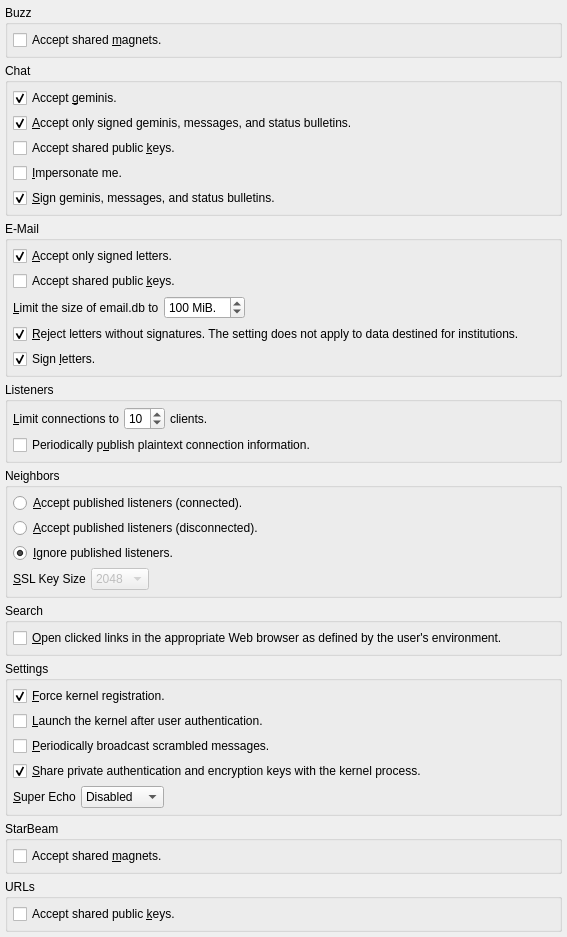
          <widget class="QWidget" name="scrollAreaWidgetContents_3">
           <property name="geometry">
            <rect>
             <x>0</x>
             <y>0</y>
             <width>567</width>
             <height>936</height>
            </rect>
           </property>
           <layout class="QVBoxLayout" name="verticalLayout_11">
            <property name="spacing">
             <number>5</number>
            </property>
            <property name="margin">
             <number>5</number>
            </property>
            <item>
             <widget class="QGroupBox" name="groupBox_4">
              <property name="title">
               <string>Buzz</string>
              </property>
              <layout class="QVBoxLayout" name="verticalLayout_5">
               <property name="spacing">
                <number>5</number>
               </property>
               <property name="margin">
                <number>5</number>
               </property>
               <item>
                <widget class="QCheckBox" name="acceptBuzzMagnets">
                 <property name="text">
                  <string>Accept shared &amp;magnets.</string>
                 </property>
                </widget>
               </item>
              </layout>
             </widget>
            </item>
            <item>
             <widget class="QGroupBox" name="groupBox_3">
              <property name="title">
               <string>Chat</string>
              </property>
              <layout class="QVBoxLayout" name="verticalLayout_6">
               <property name="spacing">
                <number>5</number>
               </property>
               <property name="margin">
                <number>5</number>
               </property>
               <item>
                <widget class="QCheckBox" name="acceptGeminis">
                 <property name="text">
                  <string>Accept &amp;geminis.</string>
                 </property>
                 <property name="checked">
                  <bool>true</bool>
                 </property>
                </widget>
               </item>
               <item>
                <widget class="QCheckBox" name="chatAcceptSigned">
                 <property name="text">
                  <string>&amp;Accept only signed geminis, messages, and status bulletins.</string>
                 </property>
                 <property name="checked">
                  <bool>true</bool>
                 </property>
                </widget>
               </item>
               <item>
                <widget class="QCheckBox" name="acceptChatKeys">
                 <property name="text">
                  <string>Accept shared public &amp;keys.</string>
                 </property>
                </widget>
               </item>
               <item>
                <widget class="QCheckBox" name="impersonate">
                 <property name="toolTip">
                  <string>Broadcast odd messages at odd times. Please note that this option will advertise your presence.</string>
                 </property>
                 <property name="text">
                  <string>&amp;Impersonate me.</string>
                 </property>
                </widget>
               </item>
               <item>
                <widget class="QCheckBox" name="chatSignMessages">
                 <property name="text">
                  <string>&amp;Sign geminis, messages, and status bulletins.</string>
                 </property>
                 <property name="checked">
                  <bool>true</bool>
                 </property>
                </widget>
               </item>
              </layout>
             </widget>
            </item>
            <item>
             <widget class="QGroupBox" name="groupBox_5">
              <property name="title">
               <string>E-Mail</string>
              </property>
              <layout class="QVBoxLayout" name="verticalLayout_8">
               <property name="spacing">
                <number>5</number>
               </property>
               <property name="margin">
                <number>5</number>
               </property>
               <item>
                <widget class="QCheckBox" name="emailAcceptSigned">
                 <property name="sizePolicy">
                  <sizepolicy hsizetype="Minimum" vsizetype="Preferred">
                   <horstretch>0</horstretch>
                   <verstretch>0</verstretch>
                  </sizepolicy>
                 </property>
                 <property name="text">
                  <string>&amp;Accept only signed letters.</string>
                 </property>
                 <property name="checked">
                  <bool>true</bool>
                 </property>
                </widget>
               </item>
               <item>
                <widget class="QCheckBox" name="acceptEmailKeys">
                 <property name="sizePolicy">
                  <sizepolicy hsizetype="Minimum" vsizetype="Preferred">
                   <horstretch>0</horstretch>
                   <verstretch>0</verstretch>
                  </sizepolicy>
                 </property>
                 <property name="text">
                  <string>Accept shared public &amp;keys.</string>
                 </property>
                </widget>
               </item>
               <item>
                <layout class="QHBoxLayout" name="horizontalLayout_63">
                 <property name="spacing">
                  <number>5</number>
                 </property>
                 <item>
                  <widget class="QLabel" name="label_76">
                   <property name="text">
                    <string>&amp;Limit the size of email.db to</string>
                   </property>
                   <property name="buddy">
                    <cstring>maximumEmailFileSize</cstring>
                   </property>
                  </widget>
                 </item>
                 <item>
                  <widget class="QSpinBox" name="maximumEmailFileSize">
                   <property name="suffix">
                    <string> MiB.</string>
                   </property>
                   <property name="minimum">
                    <number>1</number>
                   </property>
                   <property name="maximum">
                    <number>5000</number>
                   </property>
                   <property name="value">
                    <number>100</number>
                   </property>
                  </widget>
                 </item>
                 <item>
                  <spacer name="horizontalSpacer_47">
                   <property name="orientation">
                    <enum>Qt::Horizontal</enum>
                   </property>
                   <property name="sizeHint" stdset="0">
                    <size>
                     <width>40</width>
                     <height>20</height>
                    </size>
                   </property>
                  </spacer>
                 </item>
                </layout>
               </item>
               <item>
                <widget class="QCheckBox" name="coAcceptSigned">
                 <property name="text">
                  <string>&amp;Reject letters without signatures. The setting does not apply to data destined for institutions.</string>
                 </property>
                 <property name="checked">
                  <bool>true</bool>
                 </property>
                </widget>
               </item>
               <item>
                <widget class="QCheckBox" name="emailSignMessages">
                 <property name="sizePolicy">
                  <sizepolicy hsizetype="Minimum" vsizetype="Preferred">
                   <horstretch>0</horstretch>
                   <verstretch>0</verstretch>
                  </sizepolicy>
                 </property>
                 <property name="toolTip">
                  <string>&lt;html&gt;&lt;head/&gt;&lt;body&gt;&lt;p&gt;The kernel is responsible for signing messages. Because messages are queued, please avoid toggling this checkbox until queued messages have been processed by the kernel.&lt;/p&gt;&lt;/body&gt;&lt;/html&gt;</string>
                 </property>
                 <property name="text">
                  <string>Sign &amp;letters.</string>
                 </property>
                 <property name="checked">
                  <bool>true</bool>
                 </property>
                </widget>
               </item>
              </layout>
             </widget>
            </item>
            <item>
             <widget class="QGroupBox" name="groupBox_8">
              <property name="title">
               <string>Listeners</string>
              </property>
              <layout class="QVBoxLayout" name="verticalLayout_13">
               <property name="spacing">
                <number>5</number>
               </property>
               <property name="margin">
                <number>5</number>
               </property>
               <item>
                <layout class="QHBoxLayout" name="horizontalLayout_10">
                 <property name="spacing">
                  <number>5</number>
                 </property>
                 <item>
                  <widget class="QLabel" name="label_86">
                   <property name="text">
                    <string>&amp;Limit connections to</string>
                   </property>
                   <property name="buddy">
                    <cstring>limitConnections</cstring>
                   </property>
                  </widget>
                 </item>
                 <item>
                  <widget class="QSpinBox" name="limitConnections">
                   <property name="toolTip">
                    <string>Limit the number of connections per client IP address.</string>
                   </property>
                   <property name="minimum">
                    <number>1</number>
                   </property>
                   <property name="maximum">
                    <number>50</number>
                   </property>
                   <property name="value">
                    <number>10</number>
                   </property>
                  </widget>
                 </item>
                 <item>
                  <widget class="QLabel" name="label_96">
                   <property name="text">
                    <string>clients.</string>
                   </property>
                  </widget>
                 </item>
                 <item>
                  <spacer name="horizontalSpacer_20">
                   <property name="orientation">
                    <enum>Qt::Horizontal</enum>
                   </property>
                   <property name="sizeHint" stdset="0">
                    <size>
                     <width>40</width>
                     <height>20</height>
                    </size>
                   </property>
                  </spacer>
                 </item>
                </layout>
               </item>
               <item>
                <widget class="QCheckBox" name="publishPeriodically">
                 <property name="sizePolicy">
                  <sizepolicy hsizetype="Minimum" vsizetype="Preferred">
                   <horstretch>0</horstretch>
                   <verstretch>0</verstretch>
                  </sizepolicy>
                 </property>
                 <property name="toolTip">
                  <string>External IP information is required.</string>
                 </property>
                 <property name="text">
                  <string>Periodically p&amp;ublish plaintext connection information.</string>
                 </property>
                </widget>
               </item>
              </layout>
             </widget>
            </item>
            <item>
             <widget class="QGroupBox" name="groupBox_10">
              <property name="title">
               <string>Neighbors</string>
              </property>
              <layout class="QVBoxLayout" name="verticalLayout_15">
               <property name="spacing">
                <number>5</number>
               </property>
               <property name="margin">
                <number>5</number>
               </property>
               <item>
                <widget class="QRadioButton" name="acceptPublishedConnected">
                 <property name="sizePolicy">
                  <sizepolicy hsizetype="Minimum" vsizetype="Preferred">
                   <horstretch>0</horstretch>
                   <verstretch>0</verstretch>
                  </sizepolicy>
                 </property>
                 <property name="toolTip">
                  <string>Select this option if you would like to accept and connect to published listeners.</string>
                 </property>
                 <property name="text">
                  <string>&amp;Accept published listeners (connected).</string>
                 </property>
                </widget>
               </item>
               <item>
                <widget class="QRadioButton" name="acceptPublishedDisconnected">
                 <property name="sizePolicy">
                  <sizepolicy hsizetype="Minimum" vsizetype="Preferred">
                   <horstretch>0</horstretch>
                   <verstretch>0</verstretch>
                  </sizepolicy>
                 </property>
                 <property name="toolTip">
                  <string>Select this option if you would like to accept published listeners.</string>
                 </property>
                 <property name="text">
                  <string>&amp;Accept published listeners (disconnected).</string>
                 </property>
                 <property name="checked">
                  <bool>false</bool>
                 </property>
                </widget>
               </item>
               <item>
                <widget class="QRadioButton" name="ignorePublished">
                 <property name="sizePolicy">
                  <sizepolicy hsizetype="Minimum" vsizetype="Preferred">
                   <horstretch>0</horstretch>
                   <verstretch>0</verstretch>
                  </sizepolicy>
                 </property>
                 <property name="text">
                  <string>&amp;Ignore published listeners.</string>
                 </property>
                 <property name="checked">
                  <bool>true</bool>
                 </property>
                </widget>
               </item>
               <item>
                <layout class="QHBoxLayout" name="horizontalLayout">
                 <property name="spacing">
                  <number>5</number>
                 </property>
                 <item>
                  <widget class="QLabel" name="label_32">
                   <property name="text">
                    <string>&amp;SSL Key Size</string>
                   </property>
                   <property name="buddy">
                    <cstring>publishedKeySize</cstring>
                   </property>
                  </widget>
                 </item>
                 <item>
                  <widget class="QComboBox" name="publishedKeySize">
                   <property name="enabled">
                    <bool>false</bool>
                   </property>
                   <property name="sizeAdjustPolicy">
                    <enum>QComboBox::AdjustToContents</enum>
                   </property>
                   <item>
                    <property name="text">
                     <string>2048</string>
                    </property>
                   </item>
                   <item>
                    <property name="text">
                     <string>3072</string>
                    </property>
                   </item>
                   <item>
                    <property name="text">
                     <string>4096</string>
                    </property>
                   </item>
                   <item>
                    <property name="text">
                     <string>8192</string>
                    </property>
                   </item>
                  </widget>
                 </item>
                 <item>
                  <spacer name="horizontalSpacer">
                   <property name="orientation">
                    <enum>Qt::Horizontal</enum>
                   </property>
                   <property name="sizeHint" stdset="0">
                    <size>
                     <width>40</width>
                     <height>20</height>
                    </size>
                   </property>
                  </spacer>
                 </item>
                </layout>
               </item>
              </layout>
             </widget>
            </item>
            <item>
             <widget class="QGroupBox" name="groupBox_16">
              <property name="title">
               <string>Search</string>
              </property>
              <layout class="QVBoxLayout" name="verticalLayout_18">
               <property name="spacing">
                <number>5</number>
               </property>
               <property name="margin">
                <number>5</number>
               </property>
               <item>
                <widget class="QCheckBox" name="openlinks">
                 <property name="text">
                  <string>&amp;Open clicked links in the appropriate Web browser as defined by the user's environment.</string>
                 </property>
                </widget>
               </item>
              </layout>
             </widget>
            </item>
            <item>
             <widget class="QGroupBox" name="groupBox_11">
              <property name="title">
               <string>Settings</string>
              </property>
              <layout class="QVBoxLayout" name="verticalLayout_16">
               <property name="spacing">
                <number>5</number>
               </property>
               <property name="margin">
                <number>5</number>
               </property>
               <item>
                <widget class="QCheckBox" name="forceRegistration">
                 <property name="sizePolicy">
                  <sizepolicy hsizetype="Minimum" vsizetype="Preferred">
                   <horstretch>0</horstretch>
                   <verstretch>0</verstretch>
                  </sizepolicy>
                 </property>
                 <property name="toolTip">
                  <string>&lt;html&gt;&lt;head/&gt;&lt;body&gt;&lt;p&gt;Please enable this option if you would like to force kernel registration. By forcing kernel registration, an existing kernel process that Spot-On is aware of will be deactivated. You may wish to use this option if a kernel was not deactivated properly.&lt;/p&gt;&lt;/body&gt;&lt;/html&gt;</string>
                 </property>
                 <property name="text">
                  <string>&amp;Force kernel registration.</string>
                 </property>
                 <property name="checked">
                  <bool>true</bool>
                 </property>
                </widget>
               </item>
               <item>
                <widget class="QCheckBox" name="launchKernel">
                 <property name="text">
                  <string>&amp;Launch the kernel after user authentication.</string>
                 </property>
                </widget>
               </item>
               <item>
                <widget class="QCheckBox" name="scrambler">
                 <property name="sizePolicy">
                  <sizepolicy hsizetype="Minimum" vsizetype="Preferred">
                   <horstretch>0</horstretch>
                   <verstretch>0</verstretch>
                  </sizepolicy>
                 </property>
                 <property name="toolTip">
                  <string>Please note that this option will advertise your presence.</string>
                 </property>
                 <property name="text">
                  <string>&amp;Periodically broadcast scrambled messages.</string>
                 </property>
                </widget>
               </item>
               <item>
                <widget class="QCheckBox" name="sharePrivateKeys">
                 <property name="toolTip">
                  <string>Automatically share the private authentication and encryption keys with a kernel process. If this option is disabled, the user interface will provide reminders.</string>
                 </property>
                 <property name="text">
                  <string>&amp;Share private authentication and encryption keys with the kernel process.</string>
                 </property>
                 <property name="checked">
                  <bool>true</bool>
                 </property>
                </widget>
               </item>
               <item>
                <layout class="QHBoxLayout" name="horizontalLayout_23">
                 <property name="spacing">
                  <number>5</number>
                 </property>
                 <item>
                  <widget class="QLabel" name="label_119">
                   <property name="text">
                    <string>&amp;Super Echo</string>
                   </property>
                   <property name="buddy">
                    <cstring>superEcho</cstring>
                   </property>
                  </widget>
                 </item>
                 <item>
                  <widget class="QComboBox" name="superEcho">
                   <property name="toolTip">
                    <string>&lt;html&gt;&lt;head/&gt;&lt;body&gt;&lt;p&gt;If enabled, messages that are interpreted correctly will be echoed. Please note that this option will advertise your presence. This option does not supersede a half-echo agreement.&lt;/p&gt;&lt;/body&gt;&lt;/html&gt;</string>
                   </property>
                   <property name="currentIndex">
                    <number>1</number>
                   </property>
                   <property name="sizeAdjustPolicy">
                    <enum>QComboBox::AdjustToContents</enum>
                   </property>
                   <item>
                    <property name="text">
                     <string>Complete</string>
                    </property>
                   </item>
                   <item>
                    <property name="text">
                     <string>Disabled</string>
                    </property>
                   </item>
                  </widget>
                 </item>
                 <item>
                  <spacer name="horizontalSpacer_30">
                   <property name="orientation">
                    <enum>Qt::Horizontal</enum>
                   </property>
                   <property name="sizeHint" stdset="0">
                    <size>
                     <width>40</width>
                     <height>20</height>
                    </size>
                   </property>
                  </spacer>
                 </item>
                </layout>
               </item>
              </layout>
             </widget>
            </item>
            <item>
             <widget class="QGroupBox" name="groupBox_13">
              <property name="title">
               <string>StarBeam</string>
              </property>
              <layout class="QVBoxLayout" name="verticalLayout_19">
               <property name="spacing">
                <number>5</number>
               </property>
               <property name="margin">
                <number>5</number>
               </property>
               <item>
                <widget class="QCheckBox" name="autoAddSharedSBMagnets">
                 <property name="sizePolicy">
                  <sizepolicy hsizetype="Minimum" vsizetype="Preferred">
                   <horstretch>0</horstretch>
                   <verstretch>0</verstretch>
                  </sizepolicy>
                 </property>
                 <property name="text">
                  <string>Accept shared &amp;magnets.</string>
                 </property>
                </widget>
               </item>
              </layout>
             </widget>
            </item>
            <item>
             <widget class="QGroupBox" name="groupBox_15">
              <property name="title">
               <string>URLs</string>
              </property>
              <layout class="QVBoxLayout" name="verticalLayout_21">
               <property name="spacing">
                <number>5</number>
               </property>
               <property name="margin">
                <number>5</number>
               </property>
               <item>
                <widget class="QCheckBox" name="acceptUrlKeys">
                 <property name="sizePolicy">
                  <sizepolicy hsizetype="Minimum" vsizetype="Preferred">
                   <horstretch>0</horstretch>
                   <verstretch>0</verstretch>
                  </sizepolicy>
                 </property>
                 <property name="text">
                  <string>Accept shared public &amp;keys.</string>
                 </property>
                </widget>
               </item>
              </layout>
             </widget>
            </item>
            <item>
             <spacer name="verticalSpacer_2">
              <property name="orientation">
               <enum>Qt::Vertical</enum>
              </property>
              <property name="sizeHint" stdset="0">
               <size>
                <width>20</width>
                <height>40</height>
               </size>
              </property>
             </spacer>
            </item>
           </layout>
          </widget>
